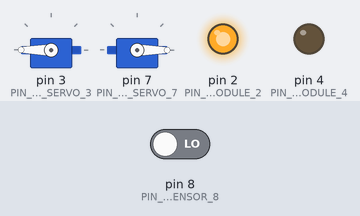
Bench run of a sketch on a simulated Arduino Uno, built with avr-gcc and run on an emulated ATmega328P. Shown: 2 × servo, output pins drawn as LEDs (lit = HIGH). The test bench sets the inputs (shaded band); at power-on: pin 8 (PIN_MOTION_SENSOR_8) LOW.

Above: at 1.2 s.
1.3 s: pin 8 (PIN_MOTION_SENSOR_8) driven HIGH
At 2.0 s:
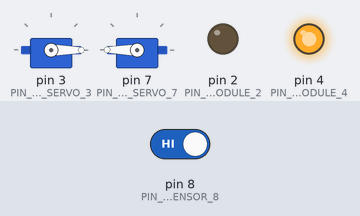
2.8 s: pin 8 (PIN_MOTION_SENSOR_8) driven LOW
At 3.1 s:
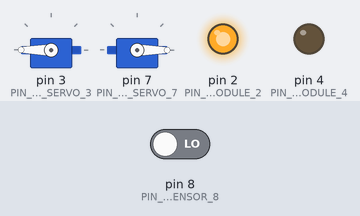
Timing chart, 0 to 5.8 s (numbered marks = the images above; inputs shaded):
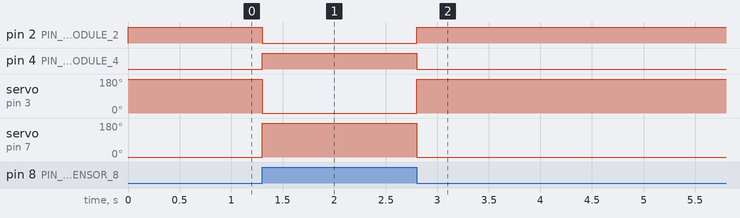

Measured:
- after the input at 1.3 s, pin 2 (PIN_LED_MODULE_2): HIGH → LOW at once; pin 4 (PIN_LED_MODULE_4): LOW → HIGH at once; servo on pin 3 (PIN_CONTINUOUS_SERVO_3): 180° → 0° at once; servo on pin 7 (PIN_CONTINUOUS_SERVO_7): 0° → 180° at once
- after the input at 2.8 s, pin 2 (PIN_LED_MODULE_2): LOW → HIGH at once; pin 4 (PIN_LED_MODULE_4): HIGH → LOW at once; servo on pin 3 (PIN_CONTINUOUS_SERVO_3): 0° → 180° at once; servo on pin 7 (PIN_CONTINUOUS_SERVO_7): 180° → 0° at once

The sketch:

Nouveau_projet_2026419_174350.ino
```cpp
/*
Interface: arduino
Nom du projet: Nouveau projet
Description:
Toolbox: vittascience
Mode: blocks

Blocks: <xml xmlns="https://developers.google.com/blockly/xml"><block type="on_start" id="G[=T#8yqB70`NFgYq}GP" deletable="false" x="0" y="0"></block><block type="forever" id="o[WN]+eeF.OUxGch67@8" deletable="false" x="337" y="13"><statement name="DO"><block type="controls_if" id="3CSB7idKi*1s[wwMI^/!"><mutation elseif="1"></mutation><value name="IF0"><block type="logic_compare" id=".fZZBlJ3pHlXY)IegcO0"><field name="OP">EQ</field><value name="A"><block type="sensors_getGroveMotion" id="-@2BwsAFd]oa9|_LVjuX"><field name="PIN">8</field></block></value><value name="B"><shadow type="math_number" id="##yu55c^gcUz*m.W1@@!"><field name="NUM">1</field></shadow><block type="logic_boolean" id="Y2^X-Yxjy0DAjWWj(0;S"><field name="BOOL">TRUE</field></block></value></block></value><statement name="DO0"><block type="actuators_continuousServo_setSpeed" id="X/j6?OPEiPz+LVX92x@2"><field name="DIR">-1</field><field name="PIN">3</field><value name="SPEED"><shadow type="math_number" id="M-U2nUd=GOl=UIMjUa/t"><field name="NUM">100</field></shadow></value><next><block type="actuators_continuousServo_setSpeed" id="xEciudxeAyTb*TTzX3c|"><field name="DIR">1</field><field name="PIN">7</field><value name="SPEED"><shadow type="math_number" id="u-C!(%)Ny1]fU9aOSM{z"><field name="NUM">100</field></shadow></value></block></next></block></statement><value name="IF1"><block type="logic_compare" id="RX^xgJ.jhU;Jux`MK@@8"><field name="OP">EQ</field><value name="A"><block type="sensors_getGroveMotion" id="nP@Q1Y:H;r5(gu:r=gP6"><field name="PIN">8</field></block></value><value name="B"><shadow type="math_number"><field name="NUM">1</field></shadow><block type="logic_boolean" id="M8v?r{@-$WWK2`?zR$-*"><field name="BOOL">FALSE</field></block></value></block></value><statement name="DO1"><block type="actuators_continuousServo_setSpeed" id="ottBzcLO!^Y?59{!6R)i"><field name="DIR">1</field><field name="PIN">3</field><value name="SPEED"><shadow type="math_number" id="{`VZ!^hxSXK4JS2#V@xe"><field name="NUM">100</field></shadow></value><next><block type="actuators_continuousServo_setSpeed" id="8xebCyCYdRq,FG,FdL+L"><field name="DIR">-1</field><field name="PIN">7</field><value name="SPEED"><shadow type="math_number" id="9JGo9sT?GVlBq{?);;xJ"><field name="NUM">100</field></shadow></value></block></next></block></statement><next><block type="controls_if" id="8H~fwe12ATl_h*lt-y~4"><mutation else="1"></mutation><value name="IF0"><block type="logic_compare" id="]Xkx8R.,ij]c?@uFc5lz"><field name="OP">EQ</field><value name="A"><block type="sensors_getGroveMotion" id="3H73+eg~rd5{YT`K/*??"><field name="PIN">8</field></block></value><value name="B"><shadow type="math_number"><field name="NUM">1</field></shadow><block type="logic_boolean" id="^j1l4zGWefWU$?)1u53p"><field name="BOOL">TRUE</field></block></value></block></value><statement name="DO0"><block type="display_setGroveSocketLed" id="+Q)xXhtiR)M/y8DY(fBj"><field name="PIN">4</field><value name="STATE"><shadow type="io_digital_signal" id="45`$:bkv7fgZ)Y|*liWG"><field name="STATE">HIGH</field></shadow></value><next><block type="display_setGroveSocketLed" id="[2xa0~#I/zRw/@F41D5u"><field name="PIN">2</field><value name="STATE"><shadow type="io_digital_signal" id="w,+J[K,=aG_m[B)`]HNr"><field name="STATE">LOW</field></shadow></value></block></next></block></statement><statement name="ELSE"><block type="display_setGroveSocketLed" id="kJ!qIc#e|#8%vASda@{c"><field name="PIN">2</field><value name="STATE"><shadow type="io_digital_signal" id="k_rlxvl^8{Y.D/u4`NWQ"><field name="STATE">HIGH</field></shadow></value><next><block type="display_setGroveSocketLed" id="mrZteCW[k|)E+|DytE,J"><field name="PIN">4</field><value name="STATE"><shadow type="io_digital_signal" id="eSQXT2QFdSE{KJwY4S1["><field name="STATE">LOW</field></shadow></value></block></next></block></statement></block></next></block></statement></block><block type="logic_compare" id="i:tyOkaFoWtkB;x}15bh" disabled="true" x="663" y="563"><field name="OP">EQ</field><value name="B"><shadow type="math_number" id="_o`16pF@pQ(AaFTtu2%i" disabled="true"><field name="NUM">1</field></shadow></value></block></xml>

Projet généré par Vittascience.
Ce fichier contient le code textuel ainsi que le code blocs. Il peut être importé de nouveau
sur l'interface http://vittascience.com/arduino

*/

#include <Servo.h>

#define PIN_MOTION_SENSOR_8  8
#define PIN_CONTINUOUS_SERVO_3  3
#define PIN_CONTINUOUS_SERVO_7  7
#define PIN_LED_MODULE_4  4
#define PIN_LED_MODULE_2  2

Servo servomotor_3;
Servo servomotor_7;

void setup() {
  pinMode(PIN_MOTION_SENSOR_8, INPUT);
  servomotor_3.attach(PIN_CONTINUOUS_SERVO_3);
  servomotor_7.attach(PIN_CONTINUOUS_SERVO_7);
  pinMode(PIN_LED_MODULE_4, OUTPUT);
  pinMode(PIN_LED_MODULE_2, OUTPUT);
}

void loop() {
  if (digitalRead(PIN_MOTION_SENSOR_8) == true) {
    servomotor_3.write(90*(1-100/100));
    servomotor_7.write(90*(1+100/100));
  } else if (digitalRead(PIN_MOTION_SENSOR_8) == false) {
    servomotor_3.write(90*(1+100/100));
    servomotor_7.write(90*(1-100/100));
  }
  if (digitalRead(PIN_MOTION_SENSOR_8) == true) {
    digitalWrite(PIN_LED_MODULE_4, HIGH);
    digitalWrite(PIN_LED_MODULE_2, LOW);
  } else {
    digitalWrite(PIN_LED_MODULE_2, HIGH);
    digitalWrite(PIN_LED_MODULE_4, LOW);
  }
}
```
